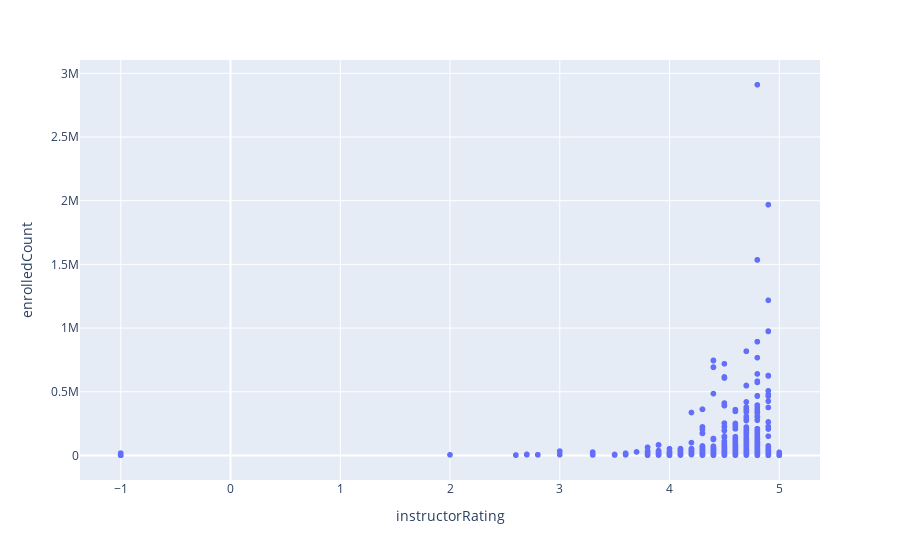

Notebook source saved alongside this figure:
### Markdown cell above
## Scatter plots

### Code cell
fig = px.scatter(coursera, y="enrolledCount", x="instructorRating")
fig.show()

### Figure 1 — Plotly figure (JSON) as saved in the notebook; plotly's stock layout.template omitted (floating-point values rounded to 4 significant figures; data arrays with more than 128 entries replaced by an {"elided": "..."} marker saying what was removed)
{"data": [{"hovertemplate": "instructorRating=%{x}<br>enrolledCount=%{y}<extra></extra>", "legendgroup": "", "marker": {"color": "#636efa", "symbol": "circle"}, "mode": "markers", "name": "", "showlegend": false, "type": "scattergl", "x": {"elided": "1002 float values"}, "xaxis": "x", "y": {"elided": "1002 int values"}, "yaxis": "y"}], "layout": {"legend": {"tracegroupgap": 0}, "margin": {"t": 60}, "xaxis": {"anchor": "y", "domain": [0, 1], "title": {"text": "instructorRating"}}, "yaxis": {"anchor": "x", "domain": [0, 1], "title": {"text": "enrolledCount"}}}}
